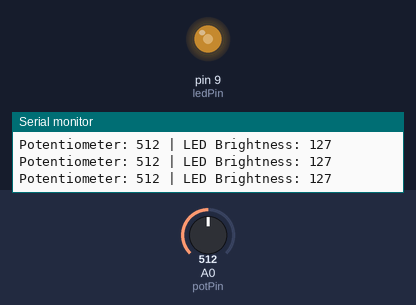
The sketch below on a simulated Arduino Uno, built with avr-gcc and run on an emulated ATmega328P. Shown: output pins drawn as LEDs (lit = HIGH), the last lines printed to the serial monitor. Inputs (shaded band) come from the test bench; at power-on: A0 (potPin) = 512.

Above: at 1.2 s.
1.3 s: A0 (potPin) set to 992
At 2.5 s:
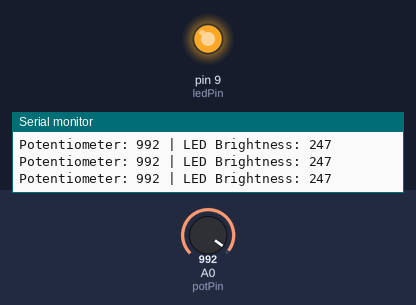
2.8 s: A0 (potPin) set to 1016
At 3.3 s:
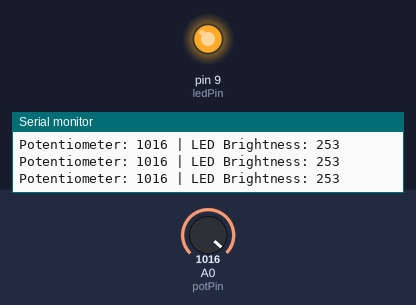
5.8 s: A0 (potPin) set to 716
At 6.7 s:
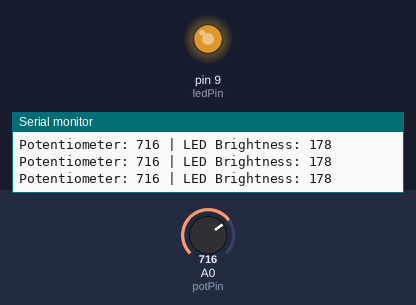
7.3 s: A0 (potPin) set to 45
At 8.0 s:
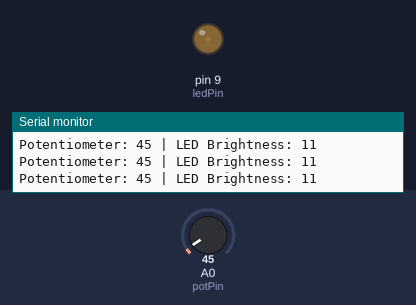
8.8 s: A0 (potPin) set to 36
At 9.8 s:
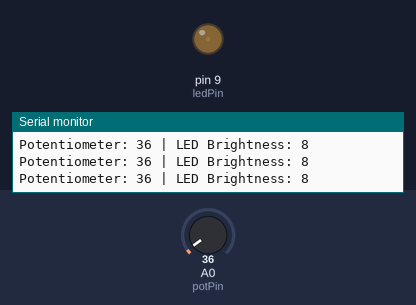
11.8 s: A0 (potPin) set to 0
At 12.9 s:
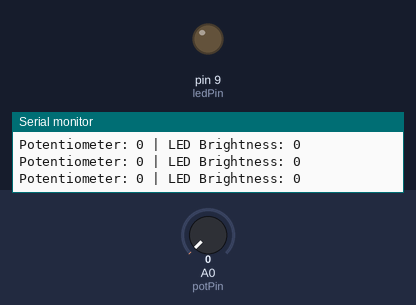
Timing chart, 0 to 14.3 s (numbered marks = the images above; inputs shaded):
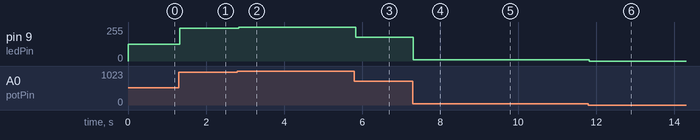

The sketch:

led_control_with_potentiometer.ino
```cpp
const int potPin = A0;              // Potentiometer pin
const int ledPin = 9;               // PWM pin for LED
int ledValue, potValue;             // Variables to store brightness and potentiometer values

void setup(){
    pinMode(ledPin, OUTPUT);        // Set LED pin as output
    Serial.begin(9600);             // Initialize serial communication at 9600 baud
}

void loop(){
    potValue = analogRead(potPin);   // Read Potentiometer value (0 to 1023)
    ledValue = map(potValue, 0, 1023, 0, 255);  // Map to PWM range
    analogWrite(ledPin, ledValue);   // Set LED brightness

    // Print values to Serial Monitor for debugging
    Serial.print("Potentiometer: ");
    Serial.print(potValue);
    Serial.print(" | LED Brightness: ");
    Serial.println(ledValue);

    delay(50);                      // Small delay for stability
}
```

Measured:
- after the input at 1.3 s, pin 9 (ledPin): 127/255 → 247/255 at once
- after the input at 2.8 s, pin 9 (ledPin): 247/255 → 253/255 at once
- after the input at 5.8 s, pin 9 (ledPin): 253/255 → 178/255 at once
- after the input at 7.3 s, pin 9 (ledPin): 178/255 → 11/255 at once
- after the input at 8.8 s, pin 9 (ledPin): 11/255 → 8/255 at once
- after the input at 11.8 s, pin 9 (ledPin): 8/255 → 0/255 at once
